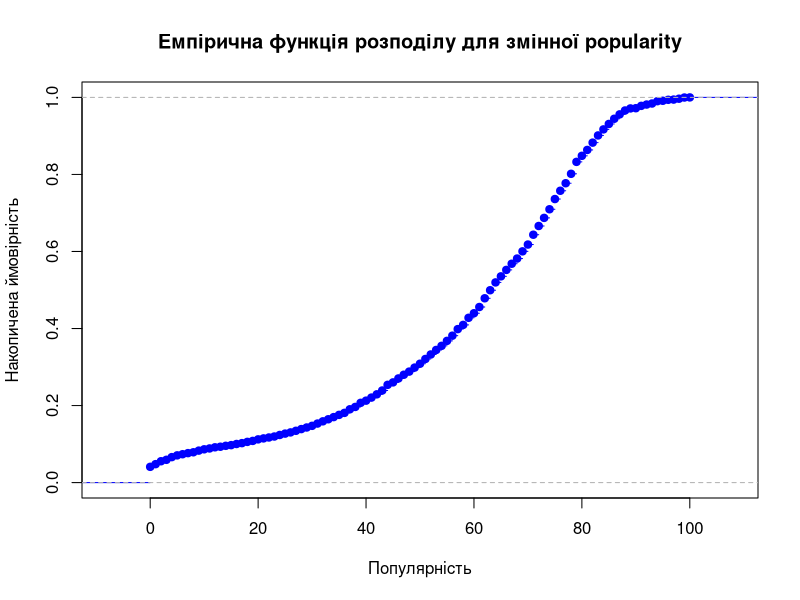

Generate this figure with R:
options(scipen=5)

songs <- read.csv(file = 'tiktok.csv')
popularity <- songs$popularity
plot(ecdf(popularity), 
     main="Емпірична функція розподілу для змінної popularity", 
     xlab="Популярність", 
     ylab="Накопичена ймовірність", 
     col = "blue"
     )